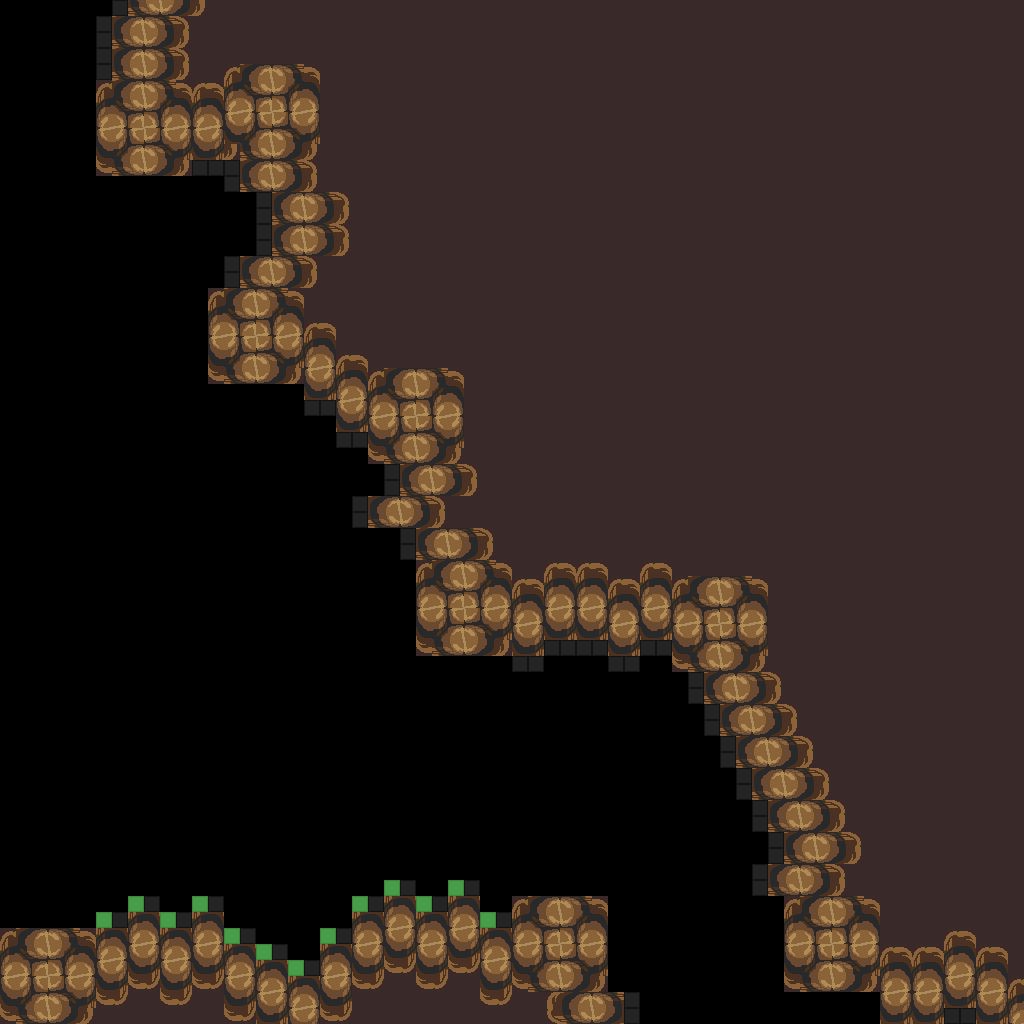

This game map was drawn from its Tiled (.tmx) file and the tilesets committed beside it. A one-line description and the trimmed map source follow:
An orthogonal 64x64 tile map with 16x16 px tiles, 1 tile layer (base), 1 hidden layer not drawn.

<map version="1.10" tiledversion="1.12.1" orientation="orthogonal" renderorder="right-down" width="64" height="64" tilewidth="16" tileheight="16" infinite="0" nextlayerid="3" nextobjectid="1">
 <tileset firstgid="1" source="../classiciphone_pics4.tsx" />
 <layer id="1" name="base" width="64" height="64">
  <data>[4096 cells, 4096 non-empty, 38 distinct tile ids]</data>
 </layer>
 <layer id="2" name="collision" width="64" height="64" visible="0">
  <properties><property name="collision" value="true" /></properties>
  <data>[4096 cells, 2274 non-empty, 1 distinct tile ids]</data>
 </layer>
</map>
